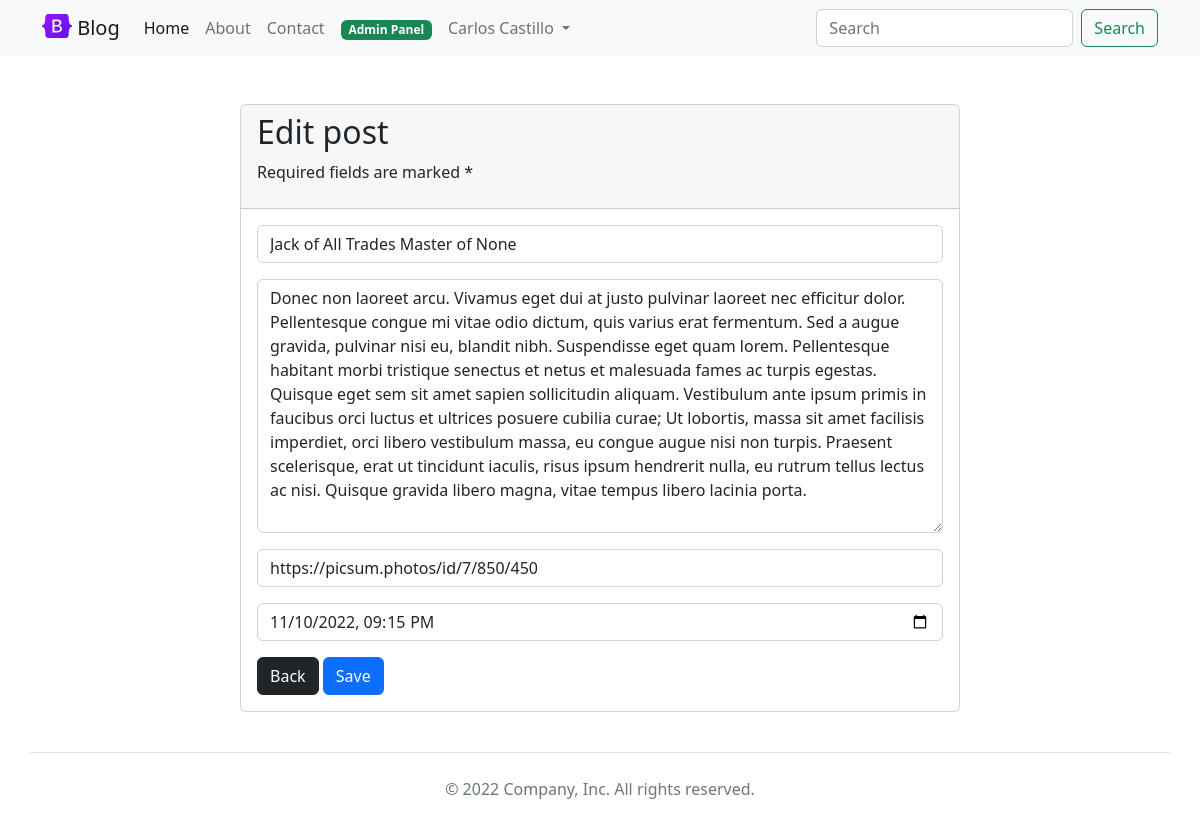
Page /admin/edit.php?id=34 (signed in) on the committed database.
### tables this page shows
CREATE TABLE posts (
    id              INT             NOT NULL    AUTO_INCREMENT,
    title           VARCHAR(255)    NOT NULL,
    content         TEXT            NOT NULL,
    img_url         VARCHAR(255)    NOT NULL,
    author_id       INT             NOT NULL,
    created_at      TIMESTAMP       NULL,
    updated_at      TIMESTAMP       NULL,
PRIMARY KEY (id),
FOREIGN KEY (author_id) REFERENCES users(id)
);

### admin/edit.php (called while the page is built, shortened)
<?php
require_once '../model.php';
if ( $_SERVER["REQUEST_METHOD"] == "GET" ) {
    $id = filter_var($_GET['id'], FILTER_SANITIZE_NUMBER_INT);
    $post = getPostById($id);
}
require '../views/admin/edit.php';
require '../views/base.php';

### model.php (called while the page is built, shortened)
<?php
function getPDO(): PDO
{
    try {
        $pdo = new PDO(DB_URL, DB_USER, DB_PASS);
        $pdo->setAttribute(PDO::ATTR_ERRMODE, PDO::ERRMODE_EXCEPTION);
        $pdo->setAttribute(PDO::ATTR_DEFAULT_FETCH_MODE, PDO::FETCH_ASSOC);
        $pdo->setAttribute(PDO::ATTR_CASE, PDO::CASE_LOWER);
        $pdo->setAttribute(PDO::ATTR_AUTOCOMMIT, true);
        return $pdo;
    } catch (PDOException $exception) {
        exit('Failed to connect to database!');
    }
}
function getPostById($id): mixed
{
    $pdo = getPDO();
    $query = 'SELECT * FROM posts WHERE id = :id';
    $stmt = $pdo->prepare($query);
    $stmt->bindParam(':id', $id, PDO::PARAM_INT);
    $stmt->execute();
    return $stmt->fetch();
}

### views/admin/edit.php (the view, shortened to what this page needs)
<?php
    $datetime = new DateTime($post['created_at']);
    $created_at = $datetime->format('Y-m-d H:i:s');
?>
    <div class="container mt-5 px-4">
        <div class="row">
            <div class="col-12 col-lg-8 mx-auto">
                <div class="card">
                    <div class="card-header">
                        <h2>Edit post</h2>
                        <p>Required fields are marked *</p>
                    </div>
                    <div class="card-body">
                        <form action="<?php echo APP_URL; ?>admin/update.php" method="POST" class="row g-3 form-store">
                            <div class="col-12">
                                <input type="text" name="title" class="form-control" placeholder="Title*" value="<?php echo $post['title']; ?>" required>
                            </div>
                            <div class="col-12">
                                <textarea rows="10" name="content" class="form-control" placeholder="Content*" required><?php echo $post['content']; ?></textarea>
                            </div>
                            <div class="col-md-12">
                                <input type="url" name="img_url" class="form-control" placeholder="URL*" value="<?php echo $post['img_url']; ?>" required>
                            </div>
                            <div class="col-md-12">
                                <input type="datetime-local" name="created_at" class="form-control" value="<?php echo $created_at; ?>" required>
                            </div>
                            <div class="col-12">
                                <a href="<?php echo APP_URL; ?>admin/" class="btn btn-dark">Back</a>
                                <button type="submit" class="btn btn-primary">Save</button>
                            </div>
                        </form>
                    </div>
                </div>
            </div>
        </div>
    </div>

### rows in the picture
posts: title "Jack of All Trades Master of None", content "Donec non laoreet arcu. Vivamus eget dui at justo pulvinar laoreet nec efficitur dolor. Pellentesque congue mi vitae odio dictum, quis varius erat fermentum. Sed a augue gravida, pulvinar nisi eu, blandit nibh. Suspendisse eget quam lorem. Pellentesque habitant morbi tristique senectus et netus et malesuada fames ac turpis egestas. Quisque eget sem sit amet sapien sollicitudin aliquam. Vestibulum ante ipsum primis in faucibus orci luctus et ultrices posuere cubilia curae; Ut lobortis, massa sit amet facilisis imperdiet, orci libero vestibulum massa, eu congue augue nisi non turpis. Praesent scelerisque, erat ut tincidunt iaculis, risus ipsum hendrerit nulla, eu rutrum tellus lectus ac nisi.…", img_url "https://picsum.photos/id/7/850/450", created_at "11/10/2022 21:15"

### other values in the picture
$_SESSION['user']['name'] "Carlos Castillo"
